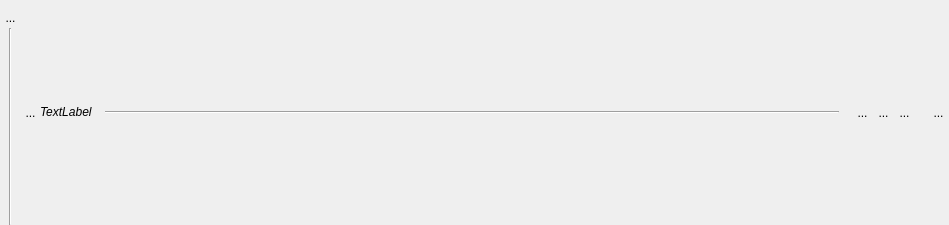
<?xml version="1.0" encoding="UTF-8"?>
<ui version="4.0">
 <class>WidgetFactTableau</class>
 <widget class="QWidget" name="WidgetFactTableau">
  <property name="geometry">
   <rect>
    <x>0</x>
    <y>0</y>
    <width>949</width>
    <height>225</height>
   </rect>
  </property>
  <property name="focusPolicy">
   <enum>Qt::StrongFocus</enum>
  </property>
  <property name="windowTitle">
   <string>Form</string>
  </property>
  <property name="styleSheet">
   <string notr="true"> QGroupBox {
     border: 1px solid gray;
     border-radius: 5px;
     margin-top: 1ex; /* leave space at the top for the title */
 }

 QGroupBox::title {
     padding: 0 3px;
 }</string>
  </property>
  <layout class="QHBoxLayout" name="horizontalLayout_3">
   <property name="spacing">
    <number>0</number>
   </property>
   <property name="leftMargin">
    <number>0</number>
   </property>
   <property name="topMargin">
    <number>2</number>
   </property>
   <property name="rightMargin">
    <number>0</number>
   </property>
   <property name="bottomMargin">
    <number>0</number>
   </property>
   <item>
    <layout class="QVBoxLayout" name="verticalLayout">
     <property name="spacing">
      <number>0</number>
     </property>
     <item>
      <spacer name="verticalSpacer">
       <property name="orientation">
        <enum>Qt::Vertical</enum>
       </property>
       <property name="sizeType">
        <enum>QSizePolicy::Fixed</enum>
       </property>
       <property name="sizeHint" stdset="0">
        <size>
         <width>20</width>
         <height>5</height>
        </size>
       </property>
      </spacer>
     </item>
     <item>
      <widget class="QToolButton" name="RBPlie">
       <property name="minimumSize">
        <size>
         <width>21</width>
         <height>15</height>
        </size>
       </property>
       <property name="maximumSize">
        <size>
         <width>21</width>
         <height>21</height>
        </size>
       </property>
       <property name="styleSheet">
        <string notr="true">border : 0px</string>
       </property>
       <property name="text">
        <string>...</string>
       </property>
       <property name="icon">
        <iconset>
         <normaloff>../Editeur/icons/minusnode.png</normaloff>../Editeur/icons/minusnode.png</iconset>
       </property>
       <property name="iconSize">
        <size>
         <width>21</width>
         <height>21</height>
        </size>
       </property>
      </widget>
     </item>
     <item>
      <layout class="QHBoxLayout" name="horizontalLayout_4">
       <item>
        <widget class="Line" name="line_7">
         <property name="orientation">
          <enum>Qt::Vertical</enum>
         </property>
        </widget>
       </item>
      </layout>
     </item>
    </layout>
   </item>
   <item>
    <layout class="QGridLayout" name="gridLayout">
     <property name="horizontalSpacing">
      <number>0</number>
     </property>
     <item row="0" column="0">
      <widget class="MonBoutonValide" name="RBValide">
       <property name="minimumSize">
        <size>
         <width>17</width>
         <height>25</height>
        </size>
       </property>
       <property name="maximumSize">
        <size>
         <width>21</width>
         <height>25</height>
        </size>
       </property>
       <property name="styleSheet">
        <string notr="true">border : 0px</string>
       </property>
       <property name="text">
        <string>...</string>
       </property>
       <property name="icon">
        <iconset>
         <normaloff>../Editeur/icons/ast-green-ball.png</normaloff>../Editeur/icons/ast-green-ball.png</iconset>
       </property>
       <property name="iconSize">
        <size>
         <width>21</width>
         <height>25</height>
        </size>
       </property>
      </widget>
     </item>
     <item row="0" column="1">
      <layout class="QHBoxLayout" name="horizontalLayout">
       <property name="spacing">
        <number>0</number>
       </property>
       <item>
        <widget class="MonLabelClic" name="GroupBox">
         <property name="sizePolicy">
          <sizepolicy hsizetype="Minimum" vsizetype="Fixed">
           <horstretch>0</horstretch>
           <verstretch>0</verstretch>
          </sizepolicy>
         </property>
         <property name="minimumSize">
          <size>
           <width>0</width>
           <height>25</height>
          </size>
         </property>
         <property name="maximumSize">
          <size>
           <width>12121213</width>
           <height>25</height>
          </size>
         </property>
         <property name="text">
          <string>&lt;html&gt;&lt;head/&gt;&lt;body&gt;&lt;p&gt;&lt;span style=&quot; font-style:italic;&quot;&gt;TextLabel&lt;/span&gt;&lt;/p&gt;&lt;/body&gt;&lt;/html&gt;</string>
         </property>
        </widget>
       </item>
       <item>
        <spacer name="horizontalSpacer">
         <property name="orientation">
          <enum>Qt::Horizontal</enum>
         </property>
         <property name="sizeType">
          <enum>QSizePolicy::Fixed</enum>
         </property>
         <property name="sizeHint" stdset="0">
          <size>
           <width>13</width>
           <height>20</height>
          </size>
         </property>
        </spacer>
       </item>
       <item>
        <widget class="Line" name="line_4">
         <property name="sizePolicy">
          <sizepolicy hsizetype="MinimumExpanding" vsizetype="Fixed">
           <horstretch>0</horstretch>
           <verstretch>0</verstretch>
          </sizepolicy>
         </property>
         <property name="minimumSize">
          <size>
           <width>200</width>
           <height>0</height>
          </size>
         </property>
         <property name="maximumSize">
          <size>
           <width>1500</width>
           <height>16</height>
          </size>
         </property>
         <property name="orientation">
          <enum>Qt::Horizontal</enum>
         </property>
        </widget>
       </item>
       <item>
        <spacer name="horizontalSpacer_3">
         <property name="orientation">
          <enum>Qt::Horizontal</enum>
         </property>
         <property name="sizeType">
          <enum>QSizePolicy::Fixed</enum>
         </property>
         <property name="sizeHint" stdset="0">
          <size>
           <width>13</width>
           <height>20</height>
          </size>
         </property>
        </spacer>
       </item>
       <item>
        <layout class="QHBoxLayout" name="horizontalLayout_2">
         <property name="spacing">
          <number>0</number>
         </property>
         <property name="sizeConstraint">
          <enum>QLayout::SetFixedSize</enum>
         </property>
         <item>
          <widget class="QToolButton" name="RBRun">
           <property name="minimumSize">
            <size>
             <width>21</width>
             <height>31</height>
            </size>
           </property>
           <property name="maximumSize">
            <size>
             <width>21</width>
             <height>31</height>
            </size>
           </property>
           <property name="focusPolicy">
            <enum>Qt::ClickFocus</enum>
           </property>
           <property name="toolTip">
            <string>Lance un script associé à la commande</string>
           </property>
           <property name="styleSheet">
            <string notr="true">border : 0px</string>
           </property>
           <property name="text">
            <string>...</string>
           </property>
           <property name="icon">
            <iconset>
             <normaloff>../Editeur/icons/roue.png</normaloff>../Editeur/icons/roue.png</iconset>
           </property>
           <property name="iconSize">
            <size>
             <width>21</width>
             <height>31</height>
            </size>
           </property>
          </widget>
         </item>
         <item>
          <widget class="QToolButton" name="RBInfo">
           <property name="minimumSize">
            <size>
             <width>21</width>
             <height>25</height>
            </size>
           </property>
           <property name="maximumSize">
            <size>
             <width>21</width>
             <height>25</height>
            </size>
           </property>
           <property name="styleSheet">
            <string notr="true">border : 0px</string>
           </property>
           <property name="text">
            <string>...</string>
           </property>
           <property name="icon">
            <iconset>
             <normaloff>../Editeur/icons/point-interrogation30.png</normaloff>../Editeur/icons/point-interrogation30.png</iconset>
           </property>
           <property name="iconSize">
            <size>
             <width>21</width>
             <height>25</height>
            </size>
           </property>
          </widget>
         </item>
         <item>
          <widget class="QToolButton" name="RBRegle">
           <property name="minimumSize">
            <size>
             <width>21</width>
             <height>25</height>
            </size>
           </property>
           <property name="maximumSize">
            <size>
             <width>21</width>
             <height>25</height>
            </size>
           </property>
           <property name="styleSheet">
            <string notr="true">border : 0px</string>
           </property>
           <property name="text">
            <string>...</string>
           </property>
           <property name="icon">
            <iconset>
             <normaloff>../Editeur/icons/lettreRblanc30.png</normaloff>../Editeur/icons/lettreRblanc30.png</iconset>
           </property>
           <property name="iconSize">
            <size>
             <width>21</width>
             <height>25</height>
            </size>
           </property>
          </widget>
         </item>
        </layout>
       </item>
       <item>
        <spacer name="horizontalSpacer_2">
         <property name="orientation">
          <enum>Qt::Horizontal</enum>
         </property>
         <property name="sizeType">
          <enum>QSizePolicy::Fixed</enum>
         </property>
         <property name="sizeHint" stdset="0">
          <size>
           <width>13</width>
           <height>20</height>
          </size>
         </property>
        </spacer>
       </item>
       <item>
        <widget class="QToolButton" name="RBPoubelle">
         <property name="minimumSize">
          <size>
           <width>21</width>
           <height>25</height>
          </size>
         </property>
         <property name="maximumSize">
          <size>
           <width>21</width>
           <height>25</height>
          </size>
         </property>
         <property name="styleSheet">
          <string notr="true">border : 0px</string>
         </property>
         <property name="text">
          <string>...</string>
         </property>
         <property name="icon">
          <iconset>
           <normaloff>../Editeur/icons/deleteRond.png</normaloff>../Editeur/icons/deleteRond.png</iconset>
         </property>
         <property name="iconSize">
          <size>
           <width>21</width>
           <height>25</height>
          </size>
         </property>
        </widget>
       </item>
      </layout>
     </item>
     <item row="1" column="1">
      <layout class="QHBoxLayout" name="commandesLayout">
       <property name="spacing">
        <number>0</number>
       </property>
       <property name="topMargin">
        <number>2</number>
       </property>
      </layout>
     </item>
    </layout>
   </item>
  </layout>
  <zorder></zorder>
  <zorder></zorder>
 </widget>
 <customwidgets>
  <customwidget>
   <class>MonBoutonValide</class>
   <extends>QToolButton</extends>
   <header>InterfaceGUI.QT5.monBoutonValide.h</header>
  </customwidget>
  <customwidget>
   <class>MonLabelClic</class>
   <extends>QLabel</extends>
   <header>InterfaceGUI.QT5.monLabelClic.h</header>
  </customwidget>
 </customwidgets>
 <resources/>
 <connections/>
</ui>
